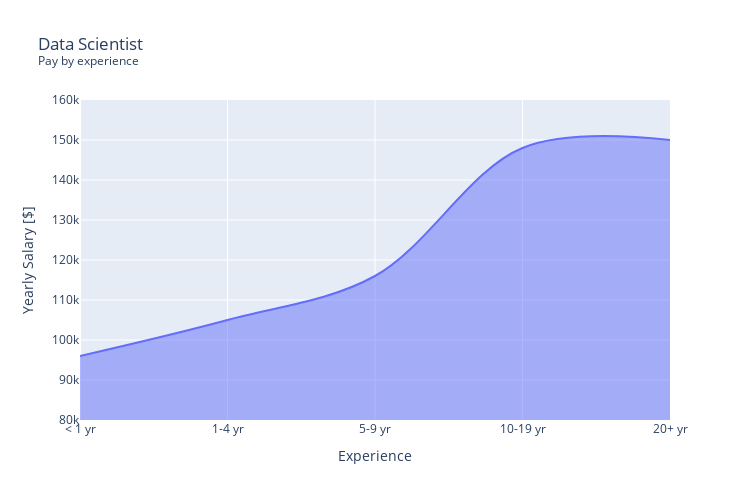

Notebook source saved alongside this figure:
### Code cell
import plotly.express as px
df = px.data.gapminder()
fig = px.area(df_exp, y='YearlySalary', range_y=[80e3,160e3], line_shape='spline' ,title="Data Scientist<br><sup>Pay by experience</sup>", width=750, height=500)
fig.update_traces(mode="lines", hovertemplate=None)
fig.update_layout(hovermode="y",
    xaxis_title="Experience",
    yaxis_title="Yearly Salary [$]",)

fig.update_layout(
    xaxis = dict(
        tickmode = 'array',
        tickvals = [0, 5, 10, 15, 20],
        ticktext = ['< 1 yr', '1-4 yr', '5-9 yr', '10-19 yr', '20+ yr',]
    )
)

fig.show()

### Figure 1 — Plotly figure (JSON) as saved in the notebook; plotly's stock layout.template omitted (floating-point values rounded to 4 significant figures)
{"data": [{"fillpattern": {"shape": ""}, "legendgroup": "", "line": {"color": "#636efa", "shape": "spline"}, "marker": {"symbol": "circle"}, "mode": "lines", "name": "", "orientation": "v", "showlegend": false, "stackgroup": "1", "type": "scatter", "x": [0, 5, 10, 15, 20], "xaxis": "x", "y": [96000, 105000, 116000, 148000, 150000], "yaxis": "y"}], "layout": {"height": 500, "hovermode": "y", "legend": {"tracegroupgap": 0}, "title": {"text": "Data Scientist<br><sup>Pay by experience</sup>"}, "width": 750, "xaxis": {"anchor": "y", "domain": [0, 1], "tickmode": "array", "ticktext": ["< 1 yr", "1-4 yr", "5-9 yr", "10-19 yr", "20+ yr"], "tickvals": [0, 5, 10, 15, 20], "title": {"text": "Experience"}}, "yaxis": {"anchor": "x", "domain": [0, 1], "range": [80000, 160000], "title": {"text": "Yearly Salary [$]"}}}}
